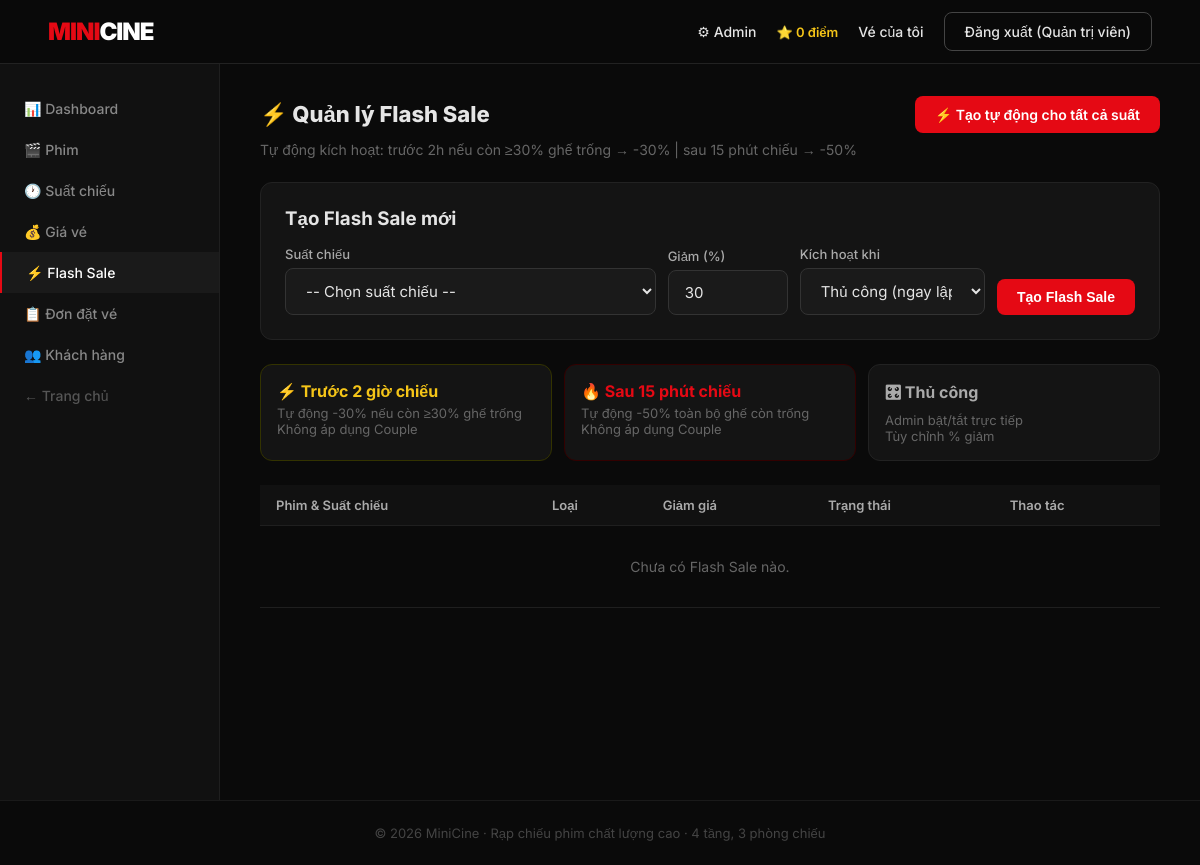
Before: /admin/flash.php (signed in) with the older database file.
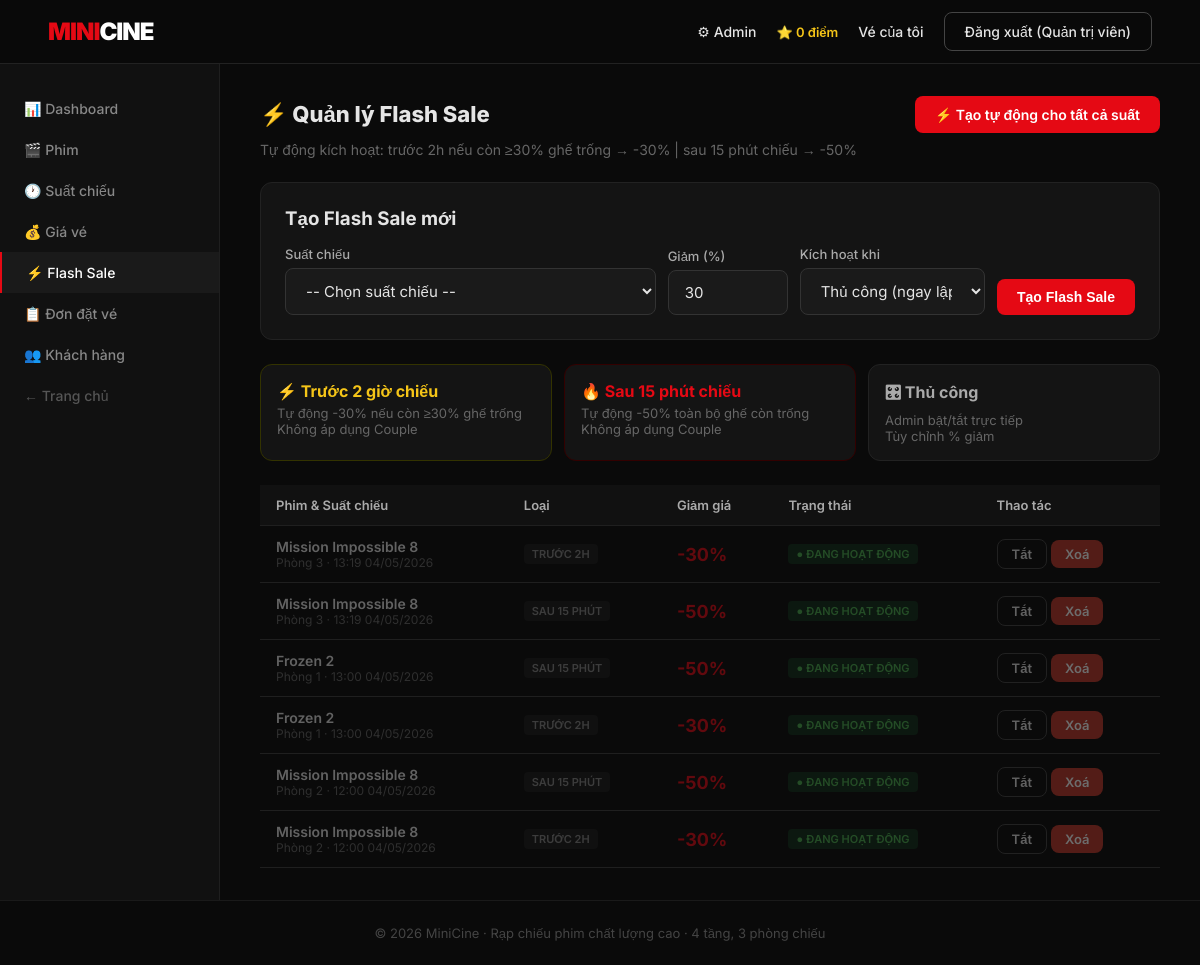
After: the same page with the newer database file.
### tables this page shows
CREATE TABLE `tblflashsales` (
  `id` int(10) UNSIGNED NOT NULL,
  `show_id` int(10) UNSIGNED NOT NULL,
  `discount_pct` tinyint(3) UNSIGNED NOT NULL DEFAULT 30,
  `trigger_type` enum('pre2h','post15m','manual') NOT NULL DEFAULT 'pre2h',
  `is_active` tinyint(1) NOT NULL DEFAULT 1
);

CREATE TABLE `tblmovies` (
  `id` int(10) UNSIGNED NOT NULL,
  `title` varchar(255) NOT NULL,
  `description` text DEFAULT NULL,
  `genre` varchar(100) DEFAULT NULL,
  `duration_min` smallint(5) UNSIGNED NOT NULL DEFAULT 90,
  `poster_url` varchar(255) DEFAULT NULL,
  `trailer_url` varchar(255) DEFAULT NULL,
  `status` enum('showing','upcoming','ended') NOT NULL DEFAULT 'upcoming',
  `created_at` datetime NOT NULL DEFAULT current_timestamp()
);

CREATE TABLE `tblrooms` (
  `id` tinyint(3) UNSIGNED NOT NULL,
  `floor` tinyint(3) UNSIGNED NOT NULL,
  `name` varchar(50) NOT NULL
);

CREATE TABLE `tblshows` (
  `id` int(10) UNSIGNED NOT NULL,
  `movie_id` int(10) UNSIGNED NOT NULL,
  `room_id` tinyint(3) UNSIGNED NOT NULL,
  `start_time` datetime NOT NULL,
  `end_time` datetime NOT NULL
);

### admin/flash.php (the view, shortened to what this page needs)
<?php
require_once __DIR__ . '/../includes/layout.php';
$db  = db();
$sales = $db->query("
    SELECT fs.*, m.title as movie_title, s.start_time, r.name as room_name
    FROM tblFlashSales fs
    JOIN tblShows  s ON s.id=fs.show_id
    JOIN tblMovies m ON m.id=s.movie_id
    JOIN tblRooms  r ON r.id=s.room_id
    ORDER BY s.start_time DESC
")->fetch_all(MYSQLI_ASSOC);
?>
<div class="admin-layout">
<?php include __DIR__ . '/sidebar.php'; ?>
<div class="admin-content">
  <div style="display:flex;justify-content:space-between;align-items:center;margin-bottom:8px;flex-wrap:wrap;gap:12px">
    <h1 style="font-size:22px;font-weight:800">⚡ Quản lý Flash Sale</h1>
    <a href="?action=auto_create_all" class="btn btn-primary"
       onclick="return confirm('Tự động tạo Flash Sale (pre2h -30% và post15m -50%) cho tất cả suất chiếu chưa có?')">
      ⚡ Tạo tự động cho tất cả suất
    </a>
  </div>
  <p class="text-muted mb-3" style="font-size:14px">
    Tự động kích hoạt: trước 2h nếu còn ≥30% ghế trống → -30% | sau 15 phút chiếu → -50%
  </p>
  <div class="card mb-3">
    <div class="card-body">
      <h3 style="margin-bottom:16px">Tạo Flash Sale mới</h3>
      <form method="post" style="display:flex;gap:12px;flex-wrap:wrap;align-items:flex-end">
        <div class="form-group" style="flex:2;min-width:200px;margin:0">
          <label>Suất chiếu</label>
          <select class="form-control" name="show_id" required>
            <option value="">-- Chọn suất chiếu --</option>
          </select>
        </div>
        <div class="form-group" style="width:120px;margin:0">
          <label>Giảm (%)</label>
          <input class="form-control" type="number" name="discount_pct" min="1" max="90" value="30">
        </div>
        <div class="form-group" style="flex:1;min-width:160px;margin:0">
          <label>Kích hoạt khi</label>
          <select class="form-control" name="trigger_type">
            <option value="manual">Thủ công (ngay lập tức)</option>
          </select>
        </div>
        <button class="btn btn-primary" type="submit" style="flex-shrink:0">Tạo Flash Sale</button>
      </form>
    </div>
  </div>
  <div style="display:grid;grid-template-columns:1fr 1fr 1fr;gap:12px;margin-bottom:24px">
    <div class="card" style="padding:16px;border-color:#333300">
      <div style="color:#f5c518;font-weight:700;margin-bottom:4px">⚡ Trước 2 giờ chiếu</div>
      <div class="text-muted" style="font-size:13px">Tự động -30% nếu còn ≥30% ghế trống<br>Không áp dụng Couple</div>
    </div>
    <div class="card" style="padding:16px;border-color:#330000">
      <div style="color:#e50914;font-weight:700;margin-bottom:4px">🔥 Sau 15 phút chiếu</div>
      <div class="text-muted" style="font-size:13px">Tự động -50% toàn bộ ghế còn trống<br>Không áp dụng Couple</div>
    </div>
    <div class="card" style="padding:16px">
      <div style="color:#aaa;font-weight:700;margin-bottom:4px">🎛 Thủ công</div>
      <div class="text-muted" style="font-size:13px">Admin bật/tắt trực tiếp<br>Tùy chỉnh % giảm</div>
    </div>
  </div>
  <div class="table-wrap">
    <table>
      <thead><tr><th>Phim & Suất chiếu</th><th>Loại</th><th>Giảm giá</th><th>Trạng thái</th><th>Thao tác</th></tr></thead>
      <tbody>
        <?php foreach ($sales as $fs):
          $isPast = strtotime($fs['start_time']) < time();
          $triggerLabel = ['pre2h'=>'Trước 2h','post15m'=>'Sau 15 phút','manual'=>'Thủ công'][$fs['trigger_type']];
        ?>
        <tr style="<?= $isPast?'opacity:.4':'' ?>">
          <td>
            <div style="font-weight:600"><?= htmlspecialchars($fs['movie_title']) ?></div>
            <div class="text-muted" style="font-size:12px">
              <?= $fs['room_name'] ?> · <?= date('H:i d/m/Y', strtotime($fs['start_time'])) ?>
            </div>
          </td>
          <td><span class="badge" style="background:#1a1a1a;color:#888"><?= $triggerLabel ?></span></td>
          <td><span style="color:#e50914;font-weight:700;font-size:18px">-<?= $fs['discount_pct'] ?>%</span></td>
          <td>
            <span class="badge" style="background:<?= $fs['is_active']?'#0f2d1a':'#1a1a1a' ?>;
              color:<?= $fs['is_active']?'#4caf50':'#555' ?>">
              <?= $fs['is_active'] ? '● Đang hoạt động' : '○ Tắt' ?>
            </span>
          </td>
          <td>
            <a href="?action=toggle&id=<?= $fs['id'] ?>" class="btn btn-outline btn-sm">
              <?= $fs['is_active'] ? 'Tắt' : 'Bật' ?>
            </a>
            <a href="?action=delete&id=<?= $fs['id'] ?>" class="btn btn-danger btn-sm"
               onclick="return confirm('Xoá Flash Sale này?')">Xoá</a>
          </td>
        </tr>
        <?php endforeach; ?>
        <?php if (empty($sales)): ?>
        <tr><td colspan="5" class="text-muted text-center" style="padding:32px">Chưa có Flash Sale nào.</td></tr>
        <?php endif; ?>
      </tbody>
    </table>
  </div>
</div>
</div>

Changed rows visible on the page:
added tblflashsales: tblmovies.title "Mission Impossible 8", tblrooms.name "Phòng 3", show.start_time "13:19 04/05/2026", trigger_type "TRƯỚC 2H", discount_pct "30", is_active "● ĐANG HOẠT ĐỘNG"
added tblflashsales: tblmovies.title "Mission Impossible 8", tblrooms.name "Phòng 3", show.start_time "13:19 04/05/2026", trigger_type "SAU 15 PHÚT", discount_pct "50", is_active "● ĐANG HOẠT ĐỘNG"
added tblflashsales: tblmovies.title "Frozen 2", tblrooms.name "Phòng 1", show.start_time "13:00 04/05/2026", trigger_type "SAU 15 PHÚT", discount_pct "50", is_active "● ĐANG HOẠT ĐỘNG"
added tblflashsales: tblmovies.title "Frozen 2", tblrooms.name "Phòng 1", show.start_time "13:00 04/05/2026", trigger_type "TRƯỚC 2H", discount_pct "30", is_active "● ĐANG HOẠT ĐỘNG"
added tblflashsales: tblmovies.title "Mission Impossible 8", tblrooms.name "Phòng 2", show.start_time "12:00 04/05/2026", trigger_type "SAU 15 PHÚT", discount_pct "50", is_active "● ĐANG HOẠT ĐỘNG"
added tblflashsales: tblmovies.title "Mission Impossible 8", tblrooms.name "Phòng 2", show.start_time "12:00 04/05/2026", trigger_type "TRƯỚC 2H", discount_pct "30", is_active "● ĐANG HOẠT ĐỘNG"
Other visible differences:
text no longer shown: "Chưa có Flash Sale nào."
